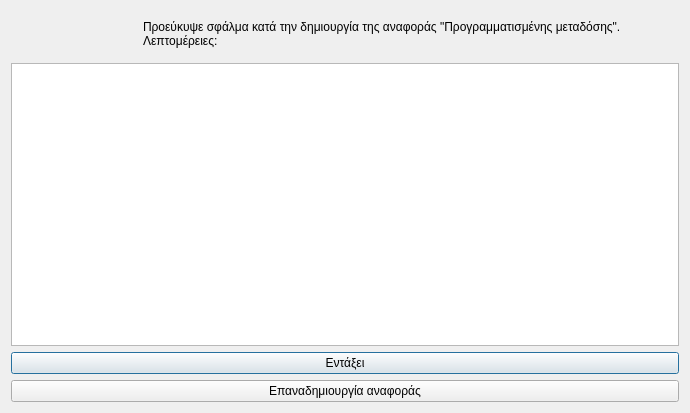
<?xml version="1.0" encoding="UTF-8"?>
<ui version="4.0">
 <class>Dialog</class>
 <widget class="QDialog" name="Dialog">
  <property name="geometry">
   <rect>
    <x>0</x>
    <y>0</y>
    <width>690</width>
    <height>413</height>
   </rect>
  </property>
  <property name="windowTitle">
   <string>Σφάλμα στην διεργασία δημιουργίας αναφοράς &quot;Προγραμματισμένης μετάδοσης&quot;</string>
  </property>
  <property name="windowIcon">
   <iconset resource="../../../icons.qrc">
    <normaloff>:/rest-windows/assets/images/rest-windows/information.png</normaloff>:/rest-windows/assets/images/rest-windows/information.png</iconset>
  </property>
  <layout class="QGridLayout" name="gridLayout">
   <item row="1" column="0">
    <widget class="QPlainTextEdit" name="details"/>
   </item>
   <item row="0" column="0">
    <widget class="QFrame" name="frame">
     <property name="styleSheet">
      <string notr="true">QFrame{border:0px;}</string>
     </property>
     <property name="frameShape">
      <enum>QFrame::StyledPanel</enum>
     </property>
     <property name="frameShadow">
      <enum>QFrame::Raised</enum>
     </property>
     <layout class="QHBoxLayout" name="horizontalLayout">
      <item>
       <widget class="QLabel" name="image_label">
        <property name="maximumSize">
         <size>
          <width>117</width>
          <height>117</height>
         </size>
        </property>
        <property name="text">
         <string/>
        </property>
        <property name="pixmap">
         <pixmap resource="../../../icons.qrc">:/rest-windows/assets/images/rest-windows/information.png</pixmap>
        </property>
        <property name="scaledContents">
         <bool>true</bool>
        </property>
       </widget>
      </item>
      <item>
       <widget class="QLabel" name="label">
        <property name="text">
         <string>Προεύκυψε σφάλμα κατά την δημιουργία της αναφοράς &quot;Προγραμματισμένης μεταδόσης&quot;.
Λεπτομέρειες:</string>
        </property>
        <property name="alignment">
         <set>Qt::AlignJustify|Qt::AlignVCenter</set>
        </property>
       </widget>
      </item>
     </layout>
    </widget>
   </item>
   <item row="2" column="0">
    <widget class="QPushButton" name="ok">
     <property name="text">
      <string>Εντάξει</string>
     </property>
     <property name="icon">
      <iconset resource="../../../icons.qrc">
       <normaloff>:/rest-windows/assets/images/rest-windows/ok.png</normaloff>:/rest-windows/assets/images/rest-windows/ok.png</iconset>
     </property>
    </widget>
   </item>
   <item row="3" column="0">
    <widget class="QPushButton" name="create_report">
     <property name="text">
      <string>Επαναδημιουργία αναφοράς</string>
     </property>
     <property name="icon">
      <iconset resource="../../../icons.qrc">
       <normaloff>:/rest-windows/assets/images/rest-windows/scheduled-transmitions-report.png</normaloff>:/rest-windows/assets/images/rest-windows/scheduled-transmitions-report.png</iconset>
     </property>
    </widget>
   </item>
  </layout>
 </widget>
 <tabstops>
  <tabstop>details</tabstop>
  <tabstop>ok</tabstop>
 </tabstops>
 <resources>
  <include location="../../../icons.qrc"/>
  <include location="../../../icons.qrc"/>
  <include location="../../../icons.qrc"/>
  <include location="../../../icons.qrc"/>
 </resources>
 <connections/>
</ui>
